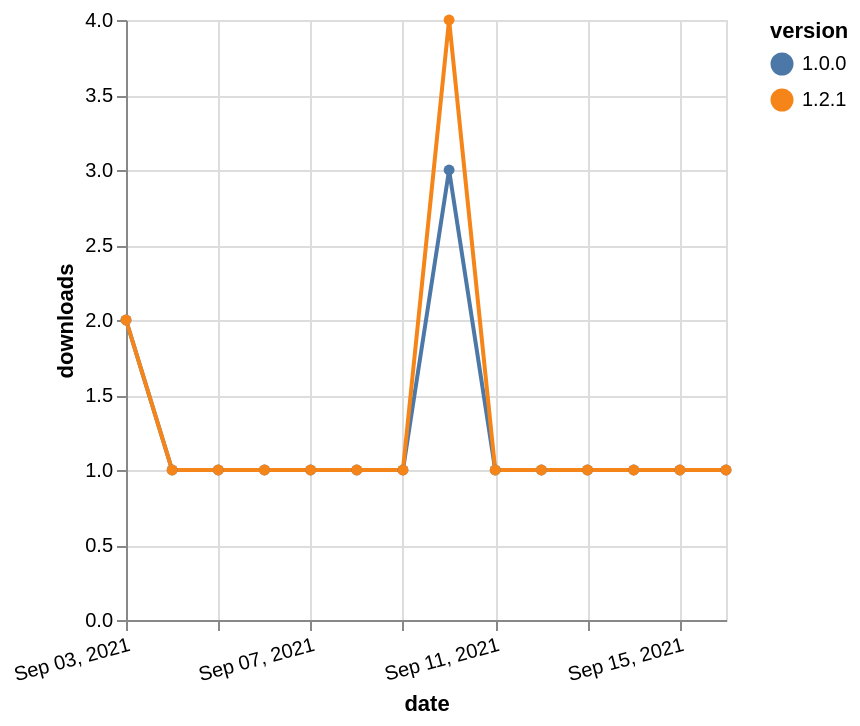

Express this chart as Vega-Lite.
### Vega-Lite specification from a JSON file in a GitHub repository (floating-point values rounded to 4 significant figures)
{"$schema": "https://vega.github.io/schema/vega-lite/v5.json", "description": "A simple bar chart with embedded data.", "data": {"values": [{"date": "2021-09-03", "total": 196, "delta": 2, "version": "1.0.0"}, {"date": "2021-09-04", "total": 197, "delta": 1, "version": "1.0.0"}, {"date": "2021-09-05", "total": 198, "delta": 1, "version": "1.0.0"}, {"date": "2021-09-06", "total": 199, "delta": 1, "version": "1.0.0"}, {"date": "2021-09-07", "total": 200, "delta": 1, "version": "1.0.0"}, {"date": "2021-09-08", "total": 201, "delta": 1, "version": "1.0.0"}, {"date": "2021-09-09", "total": 202, "delta": 1, "version": "1.0.0"}, {"date": "2021-09-10", "total": 205, "delta": 3, "version": "1.0.0"}, {"date": "2021-09-11", "total": 206, "delta": 1, "version": "1.0.0"}, {"date": "2021-09-12", "total": 207, "delta": 1, "version": "1.0.0"}, {"date": "2021-09-13", "total": 208, "delta": 1, "version": "1.0.0"}, {"date": "2021-09-14", "total": 209, "delta": 1, "version": "1.0.0"}, {"date": "2021-09-15", "total": 210, "delta": 1, "version": "1.0.0"}, {"date": "2021-09-16", "total": 211, "delta": 1, "version": "1.0.0"}, {"date": "2021-09-03", "total": 124, "delta": 2, "version": "1.2.1"}, {"date": "2021-09-04", "total": 125, "delta": 1, "version": "1.2.1"}, {"date": "2021-09-05", "total": 126, "delta": 1, "version": "1.2.1"}, {"date": "2021-09-06", "total": 127, "delta": 1, "version": "1.2.1"}, {"date": "2021-09-07", "total": 128, "delta": 1, "version": "1.2.1"}, {"date": "2021-09-08", "total": 129, "delta": 1, "version": "1.2.1"}, {"date": "2021-09-09", "total": 130, "delta": 1, "version": "1.2.1"}, {"date": "2021-09-10", "total": 134, "delta": 4, "version": "1.2.1"}, {"date": "2021-09-11", "total": 135, "delta": 1, "version": "1.2.1"}, {"date": "2021-09-12", "total": 136, "delta": 1, "version": "1.2.1"}, {"date": "2021-09-13", "total": 137, "delta": 1, "version": "1.2.1"}, {"date": "2021-09-14", "total": 138, "delta": 1, "version": "1.2.1"}, {"date": "2021-09-15", "total": 139, "delta": 1, "version": "1.2.1"}, {"date": "2021-09-16", "total": 140, "delta": 1, "version": "1.2.1"}]}, "width": "container", "mark": {"type": "line", "point": {"filled": true}}, "encoding": {"x": {"field": "date", "type": "temporal", "timeUnit": "yearmonthdate", "title": "date", "axis": {"labelAngle": -15}}, "y": {"field": "delta", "type": "quantitative", "title": "downloads"}, "color": {"field": "version", "type": "nominal"}, "tooltip": {"field": "delta"}}}
